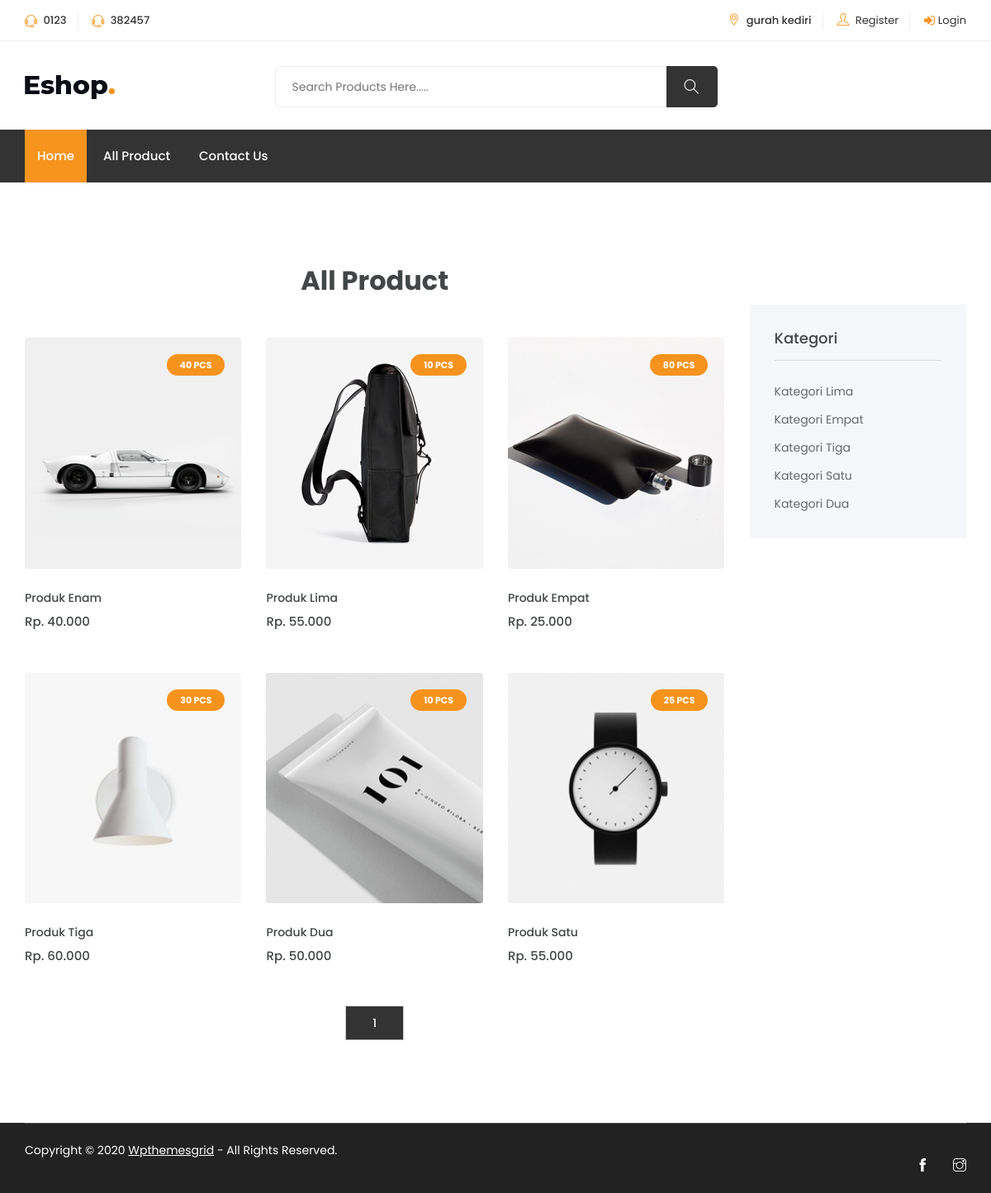
/all-product.php, run on the app's committed database.
### tables this page shows
CREATE TABLE `setting` (
  `id` int(11) NOT NULL,
  `telp_satu` varchar(150) DEFAULT NULL,
  `telp_dua` varchar(150) DEFAULT NULL,
  `email` varchar(150) DEFAULT NULL,
  `alamat` varchar(150) DEFAULT NULL,
  `link_fb` varchar(150) DEFAULT NULL,
  `link_ig` varchar(150) DEFAULT NULL,
  `rekening` varchar(100) DEFAULT NULL,
  `deskripsi` text DEFAULT NULL,
  `cara_bayar` text DEFAULT NULL
);

CREATE TABLE `produk` (
  `id` int(11) NOT NULL,
  `nama` varchar(100) DEFAULT NULL,
  `harga` int(11) DEFAULT 0,
  `stok` int(11) DEFAULT 0,
  `deskripsi` text DEFAULT NULL,
  `gambar` text DEFAULT NULL,
  `id_kategori` int(11) DEFAULT NULL
);

CREATE TABLE `kategori` (
  `id` int(11) NOT NULL,
  `nama` varchar(100) DEFAULT NULL,
  `slug` varchar(120) DEFAULT NULL,
  `gambar` text DEFAULT NULL
);

### all-product.php (the view, shortened to what this page needs)
<!DOCTYPE html>
<html lang="zxx">
<?php include 'php/koneksi.php';?>
<?php include 'base_h.php';?>
<body class="js">
    <?php include 'base_nav.php';?>
    <section class="product-area shop-sidebar shop section">
        <div class="container">
            <div class="row">
                <div class="col-lg-9 col-md-8 col-12">
                    <div class="row">
                        <div class="col-12 text-center">
                            <h2>All Product</h2>
                        </div>
                        <?php
                        $halaman = 12;
                        $page = isset($_GET["halaman"]) ? (int)$_GET["halaman"] : 1;
                        $mulai = ($page>1) ? ($page * $halaman) - $halaman : 0;
                        $produk = mysqli_query($koneksi,"select * from produk order by id desc limit 0,8");
                        $total = mysqli_num_rows($produk);
                        $pages = ceil($total/$halaman);
                        $proquery = mysqli_query($koneksi,"select * from produk order by id desc LIMIT $mulai, $halaman");
                        while($dpro=mysqli_fetch_assoc($proquery)) { ?>
                        <div class="col-lg-4 col-md-6 col-12">
                            <div class="single-product">
                                <div class="product-img">
                                    <a href="produk.php?id=<?php echo $dpro['id']?>">
                                        <img class="default-img" src="assets/gambar/produk/<?php echo $dpro['gambar']?>"
                                            alt="#">
                                        <span class="price-dec"><?php echo $dpro['stok']?> Pcs</span>
                                    </a>
                                </div>
                                <div class="product-content">
                                    <h3><a href="produk.php?id=<?php echo $dpro['id']?>"><?php echo $dpro['nama']?></a>
                                    </h3>
                                    <div class="product-price">
                                        <span><?php echo "Rp. ".number_format($dpro['harga'],0,',','.'); ?></span>
                                    </div>
                                </div>
                            </div>
                        </div>
                        <?php } ?>
                    </div>
                    <div class="col-12 text-center mt-5">
                        <?php for ($i=1; $i<=$pages ; $i++){ ?>
                        <a href="?halaman=<?php echo $i; ?>">
                            <button type="button" class="btn"><?php echo $i; ?></button>
                        </a>
                        <?php } ?>
                    </div>
                </div>
                <div class="col-lg-3 col-md-4 col-12">
                    <div class="shop-sidebar">
                        <div class="single-widget category mt-5">
                            <h3 class="title">Kategori</h3>
                            <ul class="categor-list">
                                <?php $datakategori = mysqli_query($koneksi,"select * from kategori order by id desc");
                                while($dkat=mysqli_fetch_assoc($datakategori)) { ?>
                                <li><a href="kategori.php?kategori=<?=$dkat['slug']?>"><?php echo $dkat['nama']?></a></li>
                                <?php } ?>
                            </ul>
                        </div>
                    </div>
                </div>
            </div>
        </div>
    </section>
    <?php include 'base_f.php';?>
</body>
</html>

### base_nav.php (shortened to what this page needs)
<?php
include '../php/koneksi.php';
?>
<?php
$datasetting = mysqli_query($koneksi,"select * from setting order by id desc limit 0,1");
while($st=mysqli_fetch_assoc($datasetting)) { ?>
<header class="header shop">
    <div class="topbar">
        <div class="container">
            <div class="row">
                <div class="col-lg-4 col-md-12 col-12">
                    <div class="top-left">
                        <ul class="list-main">
                            <li><i class="ti-headphone-alt"></i> <?php echo $st['telp_satu']?> </li>
                            <li><i class="ti-headphone-alt"></i> <?php echo $st['telp_dua']?></li>
                        </ul>
                    </div>
                </div>
                <div class="col-lg-8 col-md-12 col-12">
                    <div class="right-content">
                        <ul class="list-main">
                            <li><i class="ti-location-pin"></i> <?php echo $st['alamat']?></li>
                            <?php
                                if($_SESSION['username']==''){ ?>
                            <li><a href="register.php"><i class="ti-user"></i> Register</a></li>
                            <li><a href="login.php"><i class="fa fa-sign-in"></i>Login</a></li>
                            <?php }else{ ?>
                            <li><a href="php/aksi_logout_frontend.php"><i class="ti-power-off"></i>Logout</a></li>
                            <?php } ?>
                        </ul>
                    </div>
                </div>
            </div>
        </div>
    </div>
    <div class="middle-inner">
        <div class="container">
            <div class="row">
                <div class="col-lg-2 col-md-2 col-12">
                    <div class="logo">
                        <a href="index.html"><img src="assets/user/images/logo.png" alt="logo"></a>
                    </div>
                </div>
                <div class="col-lg-8 col-md-7 col-12">
                    <div class="search-bar-top">
                        <div class="search-bar">
                            <form action="pencarian.php" method="get">
                                <input required name="search" placeholder="Search Products Here....." type="search">
                                <button type="submit" class="btnn"><i class="ti-search"></i></button>
                            </form>
                        </div>
                    </div>
                </div>
                <div class="col-lg-2 col-md-3 col-12">
                </div>
            </div>
        </div>
    </div>
    <div class="header-inner">
        <div class="container">
            <div class="cat-nav-head">
                <div class="row">
                    <div class="col-lg-12 col-12">
                        <div class="menu-area">
                            <nav class="navbar navbar-expand-lg">
                                <div class="navbar-collapse">
                                    <div class="nav-inner">
                                        <ul class="nav main-menu menu navbar-nav">
                                            <li class="active"><a href="index.php">Home</a></li>
                                            <li><a href="all-product.php">All Product</a></li>
                                            <li><a href="contact-us.php">Contact Us</a></li>
                                        </ul>
                                    </div>
                                </div>
                            </nav>
                        </div>
                    </div>
                </div>
            </div>
        </div>
    </div>
</header>
<?php } ?>

### base_f.php (shortened to what this page needs)
<footer class="footer">
    <div class="copyright">
        <div class="container">
            <div class="inner">
                <div class="row">
                    <div class="col-lg-9 col-12">
                        <div class="left">
                            <p>Copyright © 2020 <a href="http://www.wpthemesgrid.com" target="_blank">Wpthemesgrid</a> -
                                All Rights Reserved.</p>
                        </div>
                    </div>
                    <div class="col-lg-3 col-md-3 col-12 text-right">
                        <div class="single-footer social">
                            <?php
                            $datasetting = mysqli_query($koneksi,"select * from setting order by id desc limit 0,1");
                            while($st=mysqli_fetch_assoc($datasetting)) { ?>
                            <ul>
                                <li><a href="<?php if($st['link_fb']!=''){echo $st['link_fb'];}else{echo '#';}?>" target="blank()"><i class="ti-facebook"></i></a></li>
                                <li><a href="<?php if($st['link_ig']!=''){echo $st['link_fb'];}else{echo '#';}?>" target="blank()"><i class="ti-instagram"></i></a></li>
                            </ul>
                            <?php } ?>
                        </div>
                    </div>
                </div>
            </div>
        </div>
</footer>

### data on the page
setting: telp_satu "0123", telp_dua "382457", alamat "gurah kediri"
produk: gambar (picture), stok "40", nama "Produk Enam", harga "40.000"
produk: gambar (picture), stok "10", nama "Produk Lima", harga "55.000"
produk: gambar (picture), stok "80", nama "Produk Empat", harga "25.000"
produk: gambar (picture), stok "30", nama "Produk Tiga", harga "60.000"
produk: gambar (picture), stok "10", nama "Produk Dua", harga "50.000"
produk: gambar (picture), stok "25", nama "Produk Satu", harga "55.000"
kategori: nama "Kategori Lima"
kategori: nama "Kategori Empat"
kategori: nama "Kategori Tiga"
kategori: nama "Kategori Satu"
kategori: nama "Kategori Dua"
